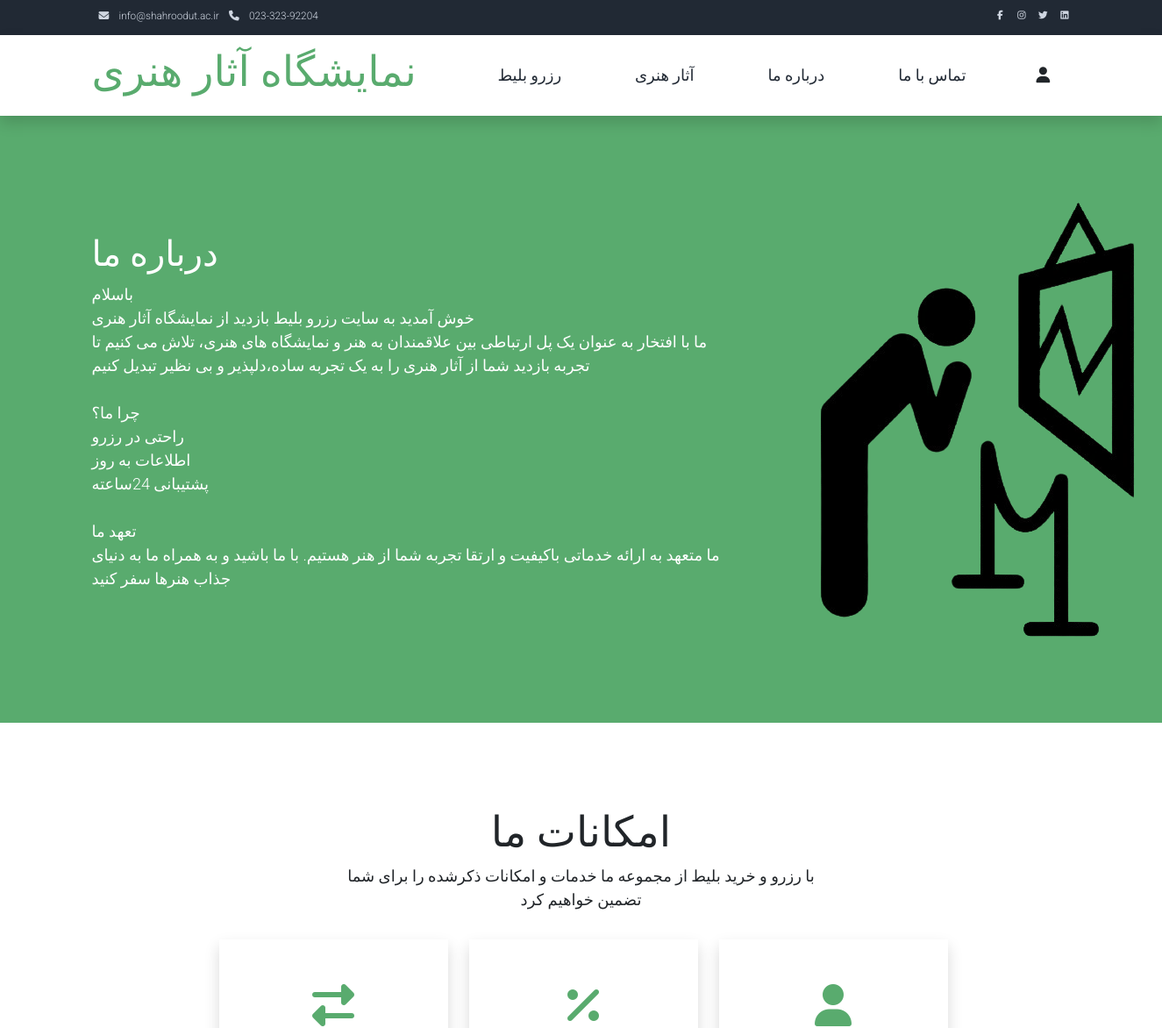
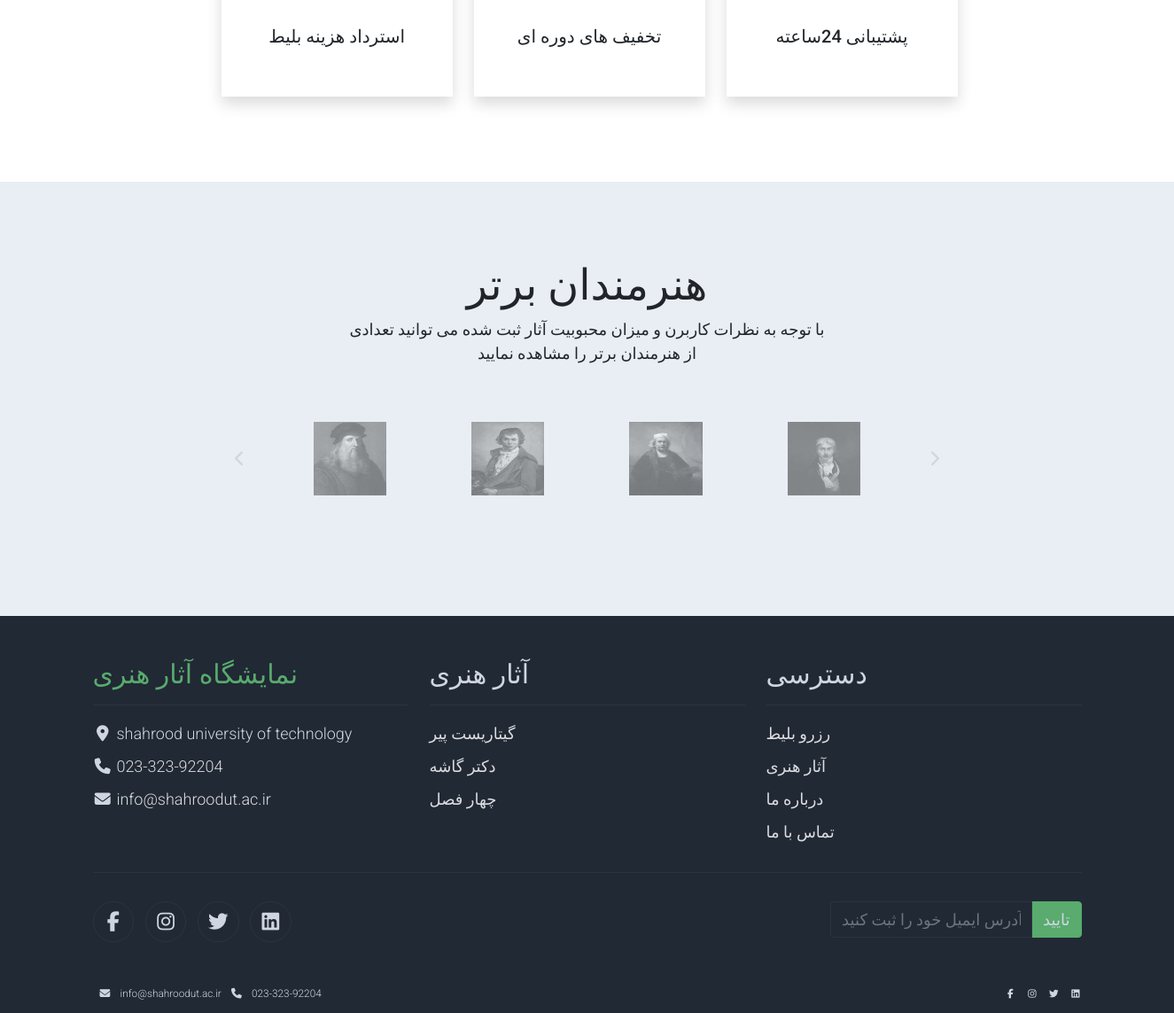
Screenshot of /home/about_us/ with the database file from the repository (2 pictures, top to bottom).
### home/models.py (models this page shows)
class Artwork(models.Model):
    RATING_CHOICES = [
        (0, 'Not Rated'),
        (1, '1 Star'),
        (2, '2 Stars'),
        (3, '3 Stars'),
        (4, '4 Stars'),
        (5, '5 Stars'),
    ]
    artist = models.ForeignKey(User, on_delete=models.CASCADE)
    artwork_id = models.AutoField(primary_key=True)
    artwork_name = models.CharField(max_length = 50, null=False)
    description = models.TextField(null=False)
    rating = models.PositiveIntegerField(choices=RATING_CHOICES, default=0, null=False)
    picture = models.ImageField(upload_to='home/picture/' ,null=False, blank=False)
    creation_time = models.TimeField(auto_now_add=True)

### home/views.py (the view)
# urls.py: path('about_us/', view=views.about_us, name="about_us_page"),
def about_us(request):
    arts_limit = Artwork.objects.all()[:5]
    context = {
        'arts_limit' : arts_limit,
    }
    return render(request, 'about.html', context=context)

### home/templates/about.html (shortened to what this page needs)
{% load static %}
{% load mathfilters %}
<!DOCTYPE html>
<html lang="en">
<head>
    <link rel="stylesheet" href="{% static 'bootstrap.min.css' %}">
    <link rel="stylesheet" href="{% static 'templatemo.css' %}">
    <link rel="stylesheet" href="{% static 'custom.css' %}">
    <link rel="stylesheet" href="https://cdnjs.cloudflare.com/ajax/libs/font-awesome/6.5.1/css/all.min.css">
</head>
<body>
    <nav class="navbar navbar-expand-lg bg-dark navbar-light d-none d-lg-block" id="templatemo_nav_top">
        <div class="container text-light">
            <div class="w-100 d-flex justify-content-between">
                <div>
                    <i class="fa fa-envelope mx-2"></i>
                    <a class="navbar-sm-brand text-light text-decoration-none" href="mailto:techshop@company.com">info@shahroodut.ac.ir</a>
                    <i class="fa fa-phone mx-2"></i>
                    <a class="navbar-sm-brand text-light text-decoration-none" href="tel:010-020-0340">023-323-92204</a>
                </div>
                <div>
                    <a class="text-light" href="https://fb.com/templatemo" target="_blank" rel="sponsored"></a>
                    <a class="text-light" href="https://www.instagram.com/" target="_blank"></a>
                    <a class="text-light" href="https://twitter.com/" target="_blank"></a>
                    <a class="text-light" href="https://www.linkedin.com/" target="_blank"></a>
                </div>
            </div>
        </div>
    </nav>
    <nav class="navbar navbar-expand-lg navbar-light shadow">
        <div class="container d-flex justify-content-between align-items-center">
            <a class="navbar-brand text-success logo h1 align-self-center" href="\">
                نمایشگاه آثار هنری
            </a>
            <div class="align-self-center collapse navbar-collapse flex-fill  d-lg-flex justify-content-lg-between" id="templatemo_main_nav">
                <div class="flex-fill">
                    <ul class="nav navbar-nav d-flex justify-content-between mx-lg-auto">
                        <li class="nav-item">
                            <a class="nav-link" href="/">رزرو بلیط</a>
                        </li>
                        <li class="nav-item">
                            <a class="nav-link" href="/home/artworks/">آثار هنری</a>
                        </li>
                        <li class="nav-item">
                            <a class="nav-link" href="#">درباره ما</a>
                        </li>
                        <li class="nav-item">
                            <a class="nav-link" href="/home/contact_us/">تماس با ما</a>
                        </li>
                    </ul>
                </div>
                <div class="navbar align-self-center d-flex">
                    <a class="nav-icon position-relative text-decoration-none" href="/user/show_dashboard/">
                        <i class="fa fa-fw fa-user text-dark mr-3"></i>
                    </a>
                </div>
            </div>
        </div>
    </nav>
    <section class="bg-success py-5">
        <div class="container">
            <div class="row align-items-center py-5">
                <div class="col-md-8 text-white">
                    <h1>درباره ما</h1>
                    <p>
                        باسلام<br>خوش آمدید به سایت رزرو بلیط بازدید از نمایشگاه آثار هنری<br>ما با افتخار به عنوان یک پل ارتباطی بین علاقمندان به هنر و نمایشگاه های هنری، تلاش می کنیم تا تجربه بازدید شما از آثار هنری را به یک تجربه ساده،دلپذیر و بی نظیر تبدیل کنیم<br><br>چرا ما؟<br>راحتی در رزرو<br>اطلاعات به روز<br>پشتیبانی 24ساعته<br><br>تعهد ما<br>ما متعهد به ارائه خدماتی باکیفیت و ارتقا تجربه شما از هنر هستیم. با ما باشید و به همراه ما به دنیای جذاب هنرها سفر کنید
                    </p>
                </div>
                <div class="col-md-4">
                    <img src="/assets/img/ex.png" alt="About Hero">
                </div>
            </div>
        </div>
    </section>
    <section class="container py-5">
        <div class="row text-center pt-5 pb-3">
            <div class="col-lg-6 m-auto">
                <h1 class="h1">امکانات ما</h1>
                <p>
                    با رزرو و خرید بلیط از مجموعه ما خدمات و امکانات ذکرشده را برای شما تضمین خواهیم کرد
            </div>
        </div>
        <div class="row" style="position: relative; left: 13%;">
            <div class="col-md-6 col-lg-3 pb-5">
                <div class="h-100 py-5 services-icon-wap shadow">
                    <div class="h1 text-success text-center"><i class="fas fa-exchange-alt"></i></div>
                    <h2 class="h5 mt-4 text-center">استرداد هزینه بلیط</h2>
                </div>
            </div>
            <div class="col-md-6 col-lg-3 pb-5">
                <div class="h-100 py-5 services-icon-wap shadow">
                    <div class="h1 text-success text-center"><i class="fa fa-percent"></i></div>
                    <h2 class="h5 mt-4 text-center">تخفیف های دوره ای</h2>
                </div>
            </div>
            <div class="col-md-6 col-lg-3 pb-5">
                <div class="h-100 py-5 services-icon-wap shadow">
                    <div class="h1 text-success text-center"><i class="fa fa-user"></i></div>
                    <h2 class="h5 mt-4 text-center">پشتیبانی 24ساعته</h2>
                </div>
            </div>
        </div>
    </section>
    <section class="bg-light py-5">
        <div class="container my-4">
            <div class="row text-center py-3">
                <div class="col-lg-6 m-auto">
                    <h1 class="h1">هنرمندان برتر</h1>
                    <p>
                        با توجه به نظرات کاربرن و میزان محبوبیت آثار ثبت شده می توانید تعدادی از هنرمندان برتر را مشاهده نمایید
                    </p>
                </div>
                <div class="col-lg-9 m-auto tempaltemo-carousel">
                    <div class="row d-flex flex-row">
                        <div class="col-1 align-self-center">
                            <a class="h1" href="#templatemo-slide-brand" role="button" data-bs-slide="prev">
                                <i class="text-light fas fa-chevron-left"></i>
                            </a>
                        </div>
                        <div class="col">
                            <div class="carousel slide carousel-multi-item pt-2 pt-md-0" id="templatemo-slide-brand" data-bs-ride="carousel">
                                <div class="carousel-inner product-links-wap" role="listbox">
                                    <div class="carousel-item active">
                                        <div class="row">
                                            <div class="col-3 p-md-5">
                                                <a href="#"><img class="img-fluid brand-img" src="/assets/img/artist1.jpg" alt="Brand Logo"></a>
                                            </div>
                                            <div class="col-3 p-md-5">
                                                <a href="#"><img class="img-fluid brand-img" src="/assets/img/artist2.jpg" alt="Brand Logo"></a>
                                            </div>
                                            <div class="col-3 p-md-5">
                                                <a href="#"><img class="img-fluid brand-img" src="/assets/img/artist3.jpg" alt="Brand Logo"></a>
                                            </div>
                                            <div class="col-3 p-md-5">
                                                <a href="#"><img class="img-fluid brand-img" src="/assets/img/artist4.jpg" alt="Brand Logo"></a>
                                            </div>
                                        </div>
                                    </div>
                                </div>
                            </div>
                        </div>
                        <div class="col-1 align-self-center">
                            <a class="h1" href="#templatemo-slide-brand" role="button" data-bs-slide="next">
                                <i class="text-light fas fa-chevron-right"></i>
                            </a>
                        </div>
                    </div>
                </div>
            </div>
        </div>
    </section>
    <footer class="bg-dark" id="tempaltemo_footer">
        <div class="container">
            <div class="row">
                <div class="col-md-4 pt-5">
                    <h2 class="h2 text-success border-bottom pb-3 border-light logo">نمایشگاه آثار هنری</h2>
                    <ul class="list-unstyled text-light footer-link-list">
                        <li>
                            <i class="fas fa-map-marker-alt fa-fw"></i>
                            shahrood university of technology
                        </li>
                        <li>
                            <i class="fa fa-phone fa-fw"></i>
                            <a class="text-decoration-none" href="tel:010-020-0340">023-323-92204</a>
                        </li>
                        <li>
                            <i class="fa fa-envelope fa-fw"></i>
                            <a class="text-decoration-none" href="mailto:techshop@company.com">info@shahroodut.ac.ir</a>
                        </li>
                    </ul>
                </div>
                <div class="col-md-4 pt-5">
                    <h2 class="h2 text-light border-bottom pb-3 border-light">آثار هنری</h2>
                    <ul class="list-unstyled text-light footer-link-list">
                        {% for i in arts_limit %}
                            <li><a class="text-decoration-none" href="/home/artwork_detail/{{i.artwork_id}}">{{i.artwork_name}}</a></li>
                        {% endfor %}
                    </ul>
                </div>
                <div class="col-md-4 pt-5">
                    <h2 class="h2 text-light border-bottom pb-3 border-light">دسترسی</h2>
                    <ul class="list-unstyled text-light footer-link-list">
                        <li><a class="text-decoration-none" href="/">رزرو بلیط</a></li>
                        <li><a class="text-decoration-none" href="/home/artworks/">آثار هنری</a></li>
                        <li><a class="text-decoration-none" href="#">درباره ما</a></li>
                        <li><a class="text-decoration-none" href="/home/contact_us/">تماس با ما</a></li>
                    </ul>
                </div>
            </div>
            <div class="row text-light mb-4">
                <div class="col-12 mb-3">
                    <div class="w-100 my-3 border-top border-light"></div>
                </div>
                <div class="col-auto me-auto">
                    <ul class="list-inline text-left footer-icons">
                        <li class="list-inline-item border border-light rounded-circle text-center">
                            <a rel="nofollow" class="text-light text-decoration-none" target="_blank" href="http://fb.com/templatemo"><i class="fab fa-facebook-f fa-lg fa-fw"></i></a>
                        </li>
                        <li class="list-inline-item border border-light rounded-circle text-center">
                            <a class="text-light text-decoration-none" target="_blank" href="https://www.instagram.com/"><i class="fab fa-instagram fa-lg fa-fw"></i></a>
                        </li>
                        <li class="list-inline-item border border-light rounded-circle text-center">
                            <a class="text-light text-decoration-none" target="_blank" href="https://twitter.com/"><i class="fab fa-twitter fa-lg fa-fw"></i></a>
                        </li>
                        <li class="list-inline-item border border-light rounded-circle text-center">
                            <a class="text-light text-decoration-none" target="_blank" href="https://www.linkedin.com/"><i class="fab fa-linkedin fa-lg fa-fw"></i></a>
                        </li>
                    </ul>
                </div>
                <div class="col-auto">
                    <div class="input-group mb-2">
                        <input type="text" class="form-control bg-dark border-light" id="subscribeEmail" placeholder="آدرس ایمیل خود را ثبت کنید">
                        <div class="input-group-text btn-success text-light">تایید</div>
                    </div>
                </div>
            </div>
        </div>
        <nav class="navbar navbar-expand-lg bg-dark navbar-light d-none d-lg-block" id="templatemo_nav_top">
            <div class="container text-light">
                <div class="w-100 d-flex justify-content-between">
                    <div>
                        <i class="fa fa-envelope mx-2"></i>
                        <a class="navbar-sm-brand text-light text-decoration-none" href="mailto:techshop@company.com">info@shahroodut.ac.ir</a>
                        <i class="fa fa-phone mx-2"></i>
                        <a class="navbar-sm-brand text-light text-decoration-none" href="tel:010-020-0340">023-323-92204</a>
                    </div>
                    <div>
                        <a class="text-light" href="https://fb.com/templatemo" target="_blank" rel="sponsored"></a>
                        <a class="text-light" href="https://www.instagram.com/" target="_blank"></a>
                        <a class="text-light" href="https://twitter.com/" target="_blank"></a>
                        <a class="text-light" href="https://www.linkedin.com/" target="_blank"></a>
                    </div>
                </div>
            </div>
        </nav>
    </footer>
</body>
</html>

### home/static/templatemo.css (style rules this page uses)
body, ul, li, p, a, label, input, div { font-family: 'Roboto', sans-serif; font-size: 18px !important; font-weight: 300 !important; }
.h1 { font-family: 'Roboto', sans-serif; font-size: 48px !important; font-weight: 200 !important; }
.h2 { font-family: 'Roboto', sans-serif; font-size: 30px !important; font-weight: 300; }
.logo { font-weight: 500 !important; }
.text-success { color: #59ab6e !important; }
.text-light { color: #cfd6e1 !important; }
.bg-dark { background-color: #212934 !important; }
.bg-light { background-color: #e9eef5 !important; }
.bg-success { background-color: #59ab6e !important; }
.btn-success { background-color: #59ab6e !important; border-color: #56ae6c !important; }
#templatemo_nav_top { min-height: 40px; }
#templatemo_nav_top * { font-size: .9em !important; }
#templatemo_main_nav a { color: #212934; }
#templatemo_main_nav .navbar .nav-icon { margin-right: 20px; }
.brand-img { filter: grayscale(100%); opacity: 0.5; transition: .5s; }
.tempaltemo-carousel .h1 { font-size: .5em !important; color: #000 !important; }
.services-icon-wap { transition: .3s; }
.form-control { border: 1px solid #e8e8e8; }
#tempaltemo_footer a { color: #dcdde1; }
#tempaltemo_footer ul.footer-link-list li { padding-top: 10px; }
#tempaltemo_footer ul.footer-icons li { width: 2.6em; height: 2.6em; line-height: 2.6em; }
#tempaltemo_footer .border-light { border-color: #2d343f !important; }
@media (min-width: 576px) { .tempaltemo-carousel .h1 { font-size: 1em !important; } }
@media (min-width: 768px) { #templatemo_main_nav .navbar-nav { max-width: 450px; } }
@media (min-width: 992px) { #templatemo_main_nav .navbar-nav { max-width: 550px; } }

### rows the page displays
Artwork: artwork_name "گیتاریست پیر"
Artwork: artwork_name "دکتر گاشه"
Artwork: artwork_name "چهار فصل"
